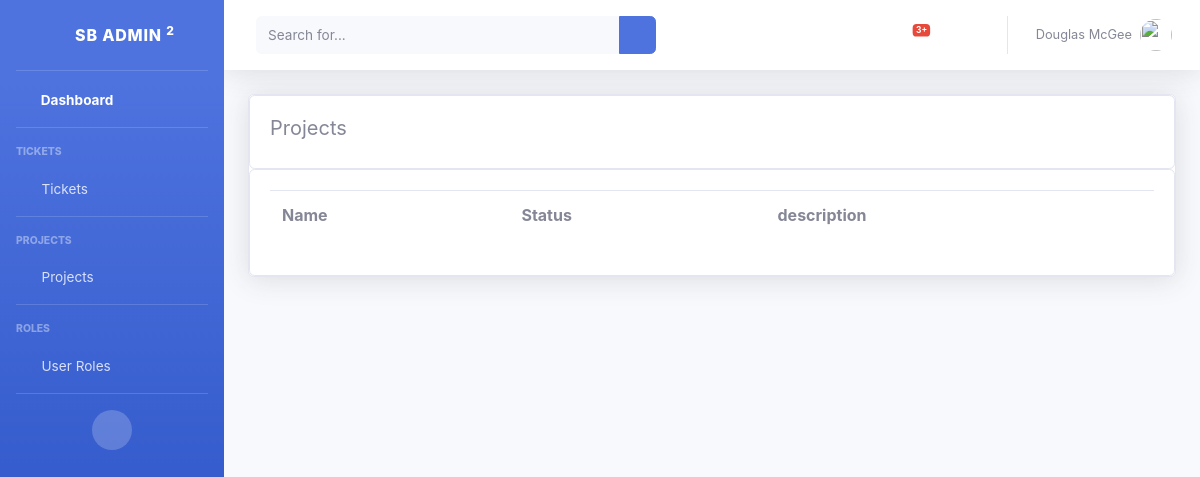
/view_projects/, run on an earlier commit of the app's database.
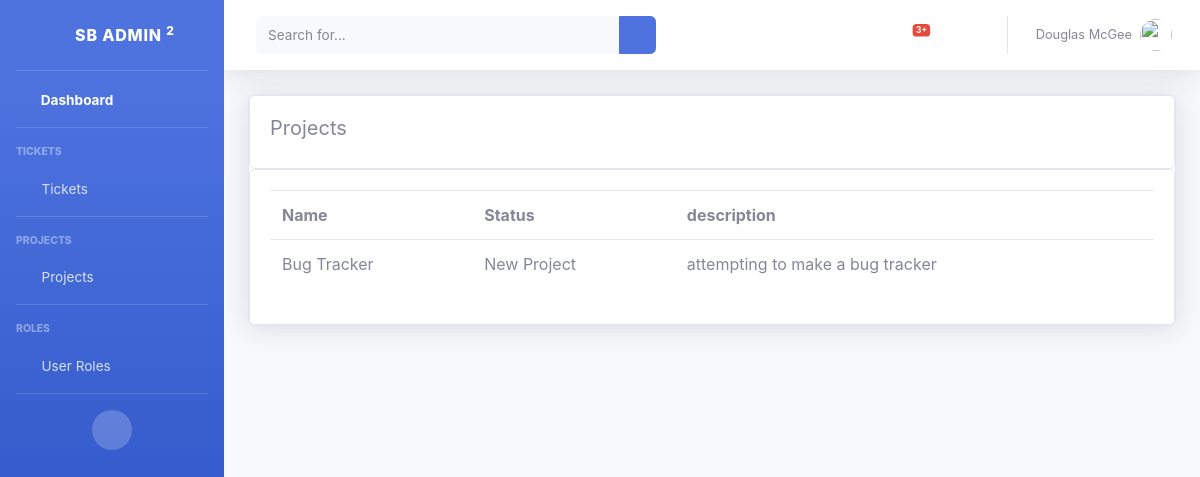
And on a later commit of the database.
### accounts/models.py (models this page shows, shortened)
class Project(models.Model):
    name = models.CharField(max_length=500, null=True)
    description = models.CharField(max_length=500, null=True)
    STATUS = (
            ('New Project', 'New Project'),
            ('In Progress', 'In Progress'),
            ('Finished', 'Finished'),
                )
    member = models.ForeignKey(Member, null=True, on_delete=models.SET_NULL)
    status = models.CharField(max_length=500, null=True, choices=STATUS)
    date_created = models.DateTimeField(auto_now_add=True, null=True)

### accounts/views.py (the view)
# urls.py: path('view_projects/', views.view_projects, name="view_projects"),
def view_projects(request):
    projects = Project.objects.all()
    return render(request, 'accounts/view_projects.html', {'projects': projects})

### accounts/templates/accounts/view_projects.html (shortened to what this page needs)
{% load static %}
<!DOCTYPE html>
<html lang="en">
<head>
    <link href="{% static 'vendor/fontawesome-free/css/all.min.css' %}" rel="stylesheet" type="text/css">
    <link href="{% static 'css/sb-admin-2.min.css' %}" rel="stylesheet">
</head>
<body id="page-top">
    <div id="wrapper">
        {% include 'accounts/sidebar.html' %}
        <div id="content-wrapper" class="d-flex flex-column">
            <div id="content">
                {% include 'accounts/topbar.html' %}
                <div class="container">
                    <div class="row">
                            <div class="col-xl-13 col-lg-12">
                                    <div class="card shadow mb-4">
                                        <div class="row">
                                            <div class="col-md">
                                                <div class="card card-body">
                                                    <h5>Projects</h5>
                                                </div>
                                                <div class="card card-body">
                                                    <table class="table">
                                                        <tr>
                                                            <th>Name</th>
                                                            <th>Status</th>
                                                            <th>description</th>
                                                        </tr>
                                                        {% for i in projects %}
                                                            <tr>
                                                                <td>{{i.name}}</td>
                                                                <td>{{i.status}}</td>
                                                                <td>{{i.description}}</td>
                                                            </tr>
                                                        {% endfor %}
                                                    </table>
                                                </div>
                                            </div>
                                        </div>
                                    </div>
                            </div>
                    </div>
                </div>
            </div>
        </div>
    </div>
</body>
</html>

What changed in the data, as far as the page shows it:
added Project: name "Bug Tracker", status "New Project", description "attempting to make a bug tracker"
